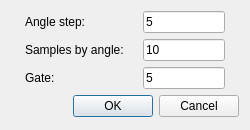
<?xml version="1.0" encoding="UTF-8"?>
<ui version="4.0">
 <class>DialogRoutine</class>
 <widget class="QDialog" name="DialogRoutine">
  <property name="geometry">
   <rect>
    <x>0</x>
    <y>0</y>
    <width>250</width>
    <height>130</height>
   </rect>
  </property>
  <property name="minimumSize">
   <size>
    <width>250</width>
    <height>130</height>
   </size>
  </property>
  <property name="maximumSize">
   <size>
    <width>250</width>
    <height>130</height>
   </size>
  </property>
  <property name="windowTitle">
   <string>Dialog</string>
  </property>
  <property name="modal">
   <bool>true</bool>
  </property>
  <layout class="QVBoxLayout" name="verticalLayout">
   <item>
    <layout class="QGridLayout" name="gridLayout">
     <item row="0" column="3">
      <widget class="QLineEdit" name="lineEditRoutineAngleStep">
       <property name="text">
        <string>5</string>
       </property>
      </widget>
     </item>
     <item row="0" column="2">
      <spacer name="horizontalSpacer_2">
       <property name="orientation">
        <enum>Qt::Horizontal</enum>
       </property>
       <property name="sizeHint" stdset="0">
        <size>
         <width>40</width>
         <height>20</height>
        </size>
       </property>
      </spacer>
     </item>
     <item row="1" column="1">
      <widget class="QLabel" name="label_2">
       <property name="text">
        <string>Samples by angle:</string>
       </property>
      </widget>
     </item>
     <item row="1" column="3">
      <widget class="QLineEdit" name="lineEditRoutineSamplesbyAngle">
       <property name="text">
        <string>10</string>
       </property>
      </widget>
     </item>
     <item row="0" column="0">
      <spacer name="horizontalSpacer">
       <property name="orientation">
        <enum>Qt::Horizontal</enum>
       </property>
       <property name="sizeHint" stdset="0">
        <size>
         <width>40</width>
         <height>20</height>
        </size>
       </property>
      </spacer>
     </item>
     <item row="0" column="1">
      <widget class="QLabel" name="label">
       <property name="text">
        <string>Angle step:</string>
       </property>
      </widget>
     </item>
     <item row="2" column="1">
      <widget class="QLabel" name="label_3">
       <property name="text">
        <string>Gate:</string>
       </property>
      </widget>
     </item>
     <item row="2" column="3">
      <widget class="QLineEdit" name="lineEditRoutineGate">
       <property name="text">
        <string>5</string>
       </property>
      </widget>
     </item>
     <item row="0" column="4">
      <spacer name="horizontalSpacer_3">
       <property name="orientation">
        <enum>Qt::Horizontal</enum>
       </property>
       <property name="sizeHint" stdset="0">
        <size>
         <width>40</width>
         <height>20</height>
        </size>
       </property>
      </spacer>
     </item>
    </layout>
   </item>
   <item>
    <widget class="QDialogButtonBox" name="buttonBox">
     <property name="orientation">
      <enum>Qt::Horizontal</enum>
     </property>
     <property name="standardButtons">
      <set>QDialogButtonBox::Cancel|QDialogButtonBox::Ok</set>
     </property>
    </widget>
   </item>
  </layout>
 </widget>
 <resources/>
 <connections>
  <connection>
   <sender>buttonBox</sender>
   <signal>accepted()</signal>
   <receiver>DialogRoutine</receiver>
   <slot>accept()</slot>
   <hints>
    <hint type="sourcelabel">
     <x>248</x>
     <y>254</y>
    </hint>
    <hint type="destinationlabel">
     <x>157</x>
     <y>274</y>
    </hint>
   </hints>
  </connection>
  <connection>
   <sender>buttonBox</sender>
   <signal>rejected()</signal>
   <receiver>DialogRoutine</receiver>
   <slot>reject()</slot>
   <hints>
    <hint type="sourcelabel">
     <x>316</x>
     <y>260</y>
    </hint>
    <hint type="destinationlabel">
     <x>286</x>
     <y>274</y>
    </hint>
   </hints>
  </connection>
 </connections>
</ui>
